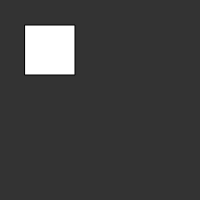
Frame 1 (no input)
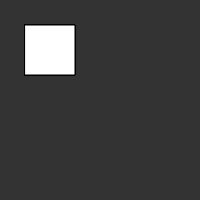
Frame 60 (no input)
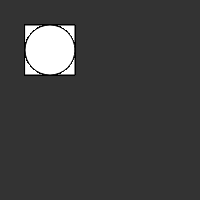
Frame 120 (the mouse pressed at the canvas centre since frame 60)

The p5.js sketch that drew these frames (run headless with seeded random() and noise() and a simulated clock; from frame 60 on, the mouse is pressed at the canvas centre):

// p5.js sketch
// ── sketch.js
function setup() {
	createCanvas(200,200);
	background(51);
}

// function mousePressed() {
// 	fill(0);
// 	ellipse(0,0, 100, 100);
// 	return false;
// }


function draw() {
  if (mouseIsPressed)
    ellipse(50, 50, 50, 50);
  else
    rect(25, 25, 50, 50);

  print(mouseIsPressed);
}
